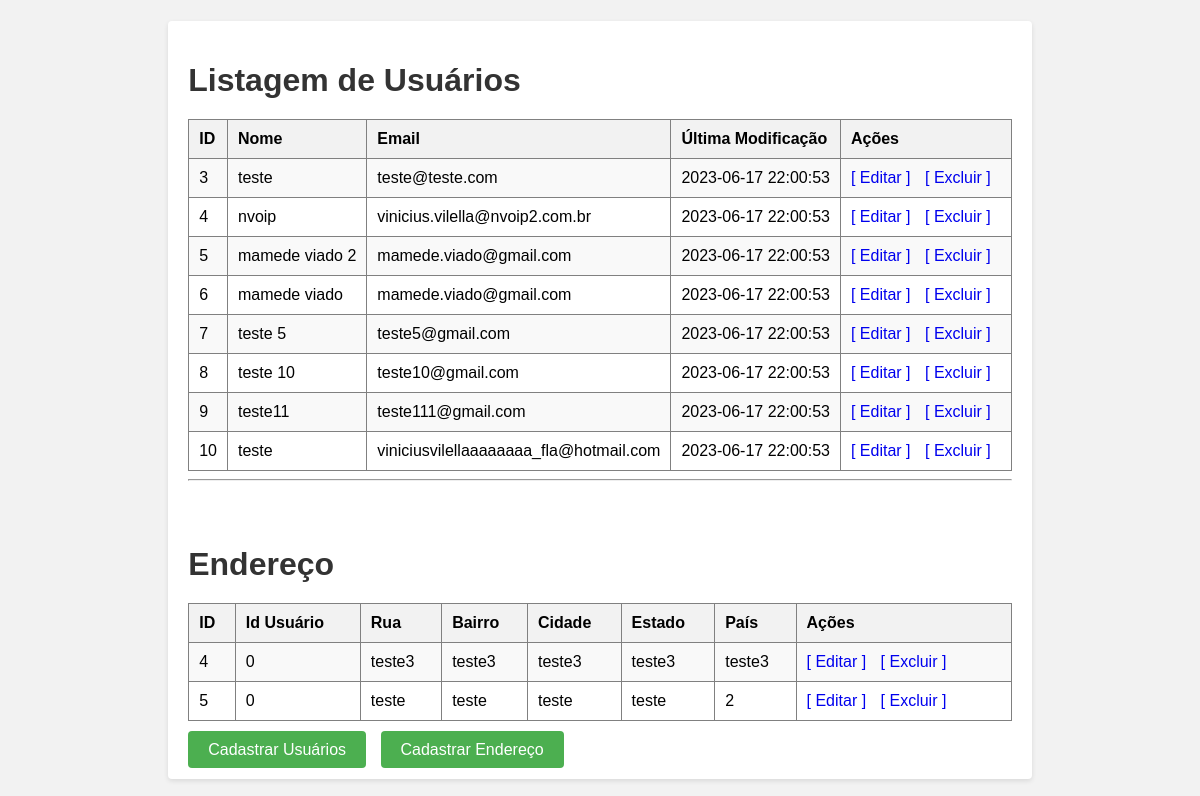
Before: / with the older database file.
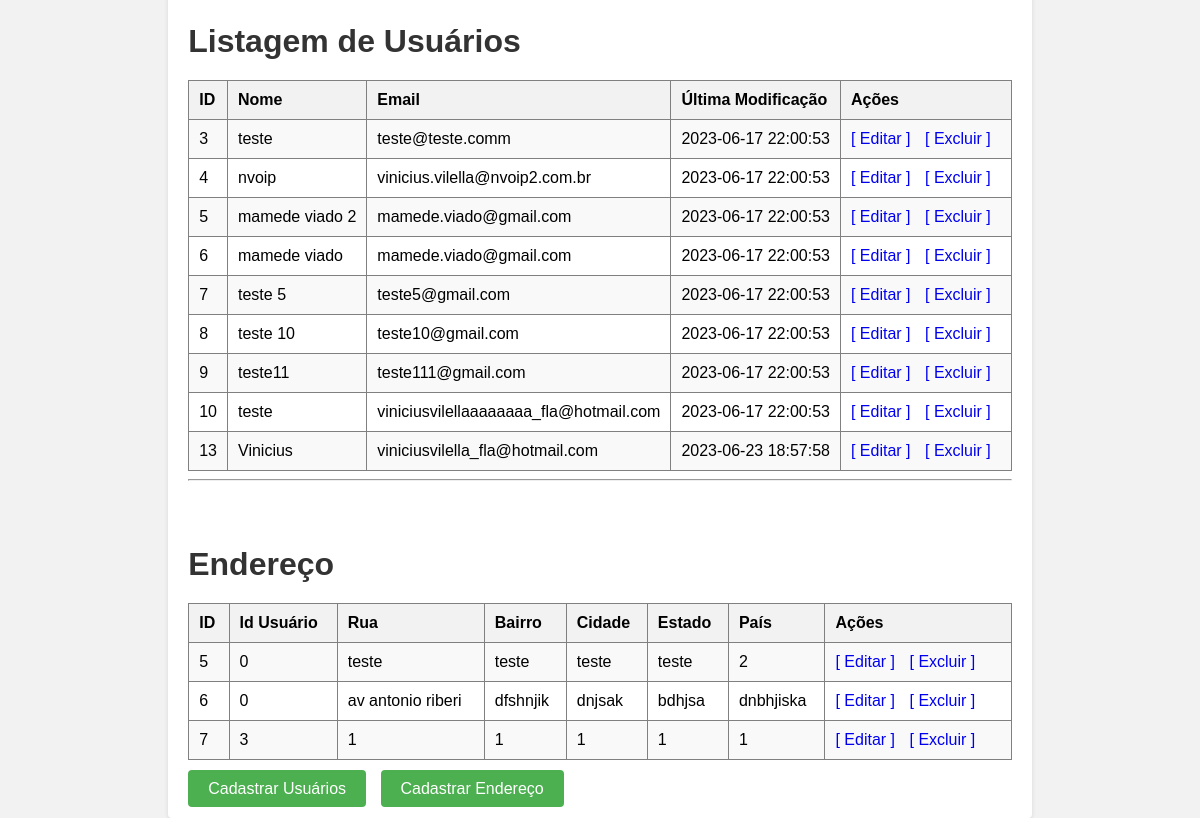
After: the same page with the newer database file.
### tables this page shows
CREATE TABLE `clientes` (
  `id` int(11) NOT NULL,
  `nome` varchar(55) DEFAULT NULL,
  `email` varchar(55) DEFAULT NULL,
  `last_modified` timestamp NOT NULL DEFAULT current_timestamp()
);

CREATE TABLE `address` (
  `id` int(11) NOT NULL,
  `id_user` int(11) NOT NULL,
  `rua` varchar(55) DEFAULT '',
  `bairro` varchar(55) DEFAULT '',
  `cidade` varchar(55) DEFAULT '',
  `estado` varchar(55) DEFAULT '',
  `pais` varchar(55) DEFAULT '',
  `last_modified` timestamp NOT NULL DEFAULT current_timestamp()
);

### index.php (the view, shortened to what this page needs)
<?php
require 'config.php';
$lista = [];
$sql = $pdo->query("SELECT * FROM clientes");
if($sql->rowCount() > 0){
    $lista = $sql->fetchAll(PDO::FETCH_ASSOC);
}
$lista2 = [];
$sql = $pdo->query("SELECT * FROM address");
if($sql->rowCount() > 0){
    $lista2 = $sql->fetchAll(PDO::FETCH_ASSOC);
}
?>
<!DOCTYPE html>
<html>
<head>
</head>
<body>
    <div class="container">
        <h1>Listagem de Usuários</h1>
        <table border="1">
            <tr>
                <th>ID</th>
                <th>Nome</th>
                <th>Email</th>
                <th>Última Modificação</th>
                <th>Ações</th>
            </tr>
            <?php foreach($lista as $clientes): ?>
                <tr>
                    <td><?=$clientes['id'];?></td>
                    <td><?=$clientes['nome'];?></td>
                    <td><?=$clientes['email'];?></td>
                    <td><?=$clientes['last_modified'];?></td>
                    <td>
                        <a href="editar.php?id=<?=$clientes['id'];?>">[ Editar ]</a>
                        <a href="excluir.php?id=<?=$clientes['id'];?>">[ Excluir ]</a>
                    </td>
                </tr>
            <?php endforeach; ?>
        </table>
        <hr><br><br>
        <h1>Endereço</h1>
        <table border="1">
            <tr>
                <th>ID</th>
                <th>Id Usuário</th>
                <th>Rua</th>
                <th>Bairro</th>
                <th>Cidade</th>
                <th>Estado</th>
                <th>País</th>
                <th>Ações</th>
            </tr>
            <?php foreach($lista2 as $address): ?>
                <tr>
                    <td><?=$address['id'];?></td>
                    <td><?=$address['id_user'];?></td>
                    <td><?=$address['rua'];?></td>
                    <td><?=$address['bairro'];?></td>
                    <td><?=$address['cidade'];?></td>
                    <td><?=$address['estado'];?></td>
                    <td><?=$address['pais'];?></td>
                    <td>
                        <a href="editarAddress.php?id=<?=$address['id'];?>">[ Editar ]</a>
                        <a href="excluirAddress.php?id=<?=$address['id'];?>">[ Excluir ]</a>
                    </td>
                </tr>
            <?php endforeach; ?>
        </table>
        <div class="btn-container">
            <a href="cadastrar.php">Cadastrar Usuários</a>
            <a href="cadastrarEndereco.php">Cadastrar Endereço</a>
        </div>
    </div>
</body>
</html>

### index.php (style rules this page uses)
body { font-family: Arial, sans-serif; margin: 0; display: flex; justify-content: center; align-items: center; height: 100vh; background-color: #f2f2f2; }
.container { background-color: #fff; padding: 20px; box-shadow: 0 2px 5px rgba(0, 0, 0, 0.1); border-radius: 4px; }
h1 { color: #333; margin-bottom: 20px; }
table { width: 100%; border-collapse: collapse; }
table th, table td { padding: 10px; text-align: left; }
table th { background-color: #f2f2f2; font-weight: bold; }
table tr:nth-child(even) { background-color: #f9f9f9; }
a { text-decoration: none; margin-right: 10px; }
.btn-container { margin-top: 20px; }
.btn-container a { background-color: #4caf50; color: #fff; padding: 10px 20px; border-radius: 4px; }

Changed rows visible on the page:
removed address: id "4", id_user "0", rua "teste3", bairro "teste3", cidade "teste3", estado "teste3", pais "teste3"
changed clientes id 3: email "teste@teste.com" → "teste@teste.comm"
added clientes: id "13", nome "Vinicius", email "viniciusvilella_fla@hotmail.com", last_modified "2023-06-23 18:57:58"
added address: id "6", id_user "0", rua "av antonio riberi", bairro "dfshnjik", cidade "dnjsak", estado "bdhjsa", pais "dnbhjiska"
added address: id "7", id_user "3", rua "1", bairro "1", cidade "1", estado "1", pais "1"
